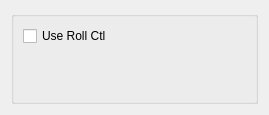
<?xml version="1.0" encoding="UTF-8"?>
<ui version="4.0">
 <class>Form</class>
 <widget class="QWidget" name="Form">
  <property name="geometry">
   <rect>
    <x>0</x>
    <y>0</y>
    <width>269</width>
    <height>115</height>
   </rect>
  </property>
  <property name="windowTitle">
   <string>Form</string>
  </property>
  <layout class="QGridLayout" name="gridLayout">
   <item row="0" column="0">
    <widget class="QGroupBox" name="groupBox">
     <property name="title">
      <string/>
     </property>
     <layout class="QGridLayout" name="gridLayout_2">
      <item row="0" column="0">
       <layout class="QVBoxLayout" name="verticalLayout_4">
        <item>
         <widget class="QCheckBox" name="useRollCtl_checkBox">
          <property name="text">
           <string>Use Roll Ctl</string>
          </property>
         </widget>
        </item>
        <item>
         <spacer name="spacerItem">
          <property name="orientation">
           <enum>Qt::Vertical</enum>
          </property>
          <property name="sizeHint" stdset="0">
           <size>
            <width>20</width>
            <height>40</height>
           </size>
          </property>
         </spacer>
        </item>
       </layout>
      </item>
     </layout>
    </widget>
   </item>
  </layout>
 </widget>
 <resources/>
 <connections/>
</ui>
